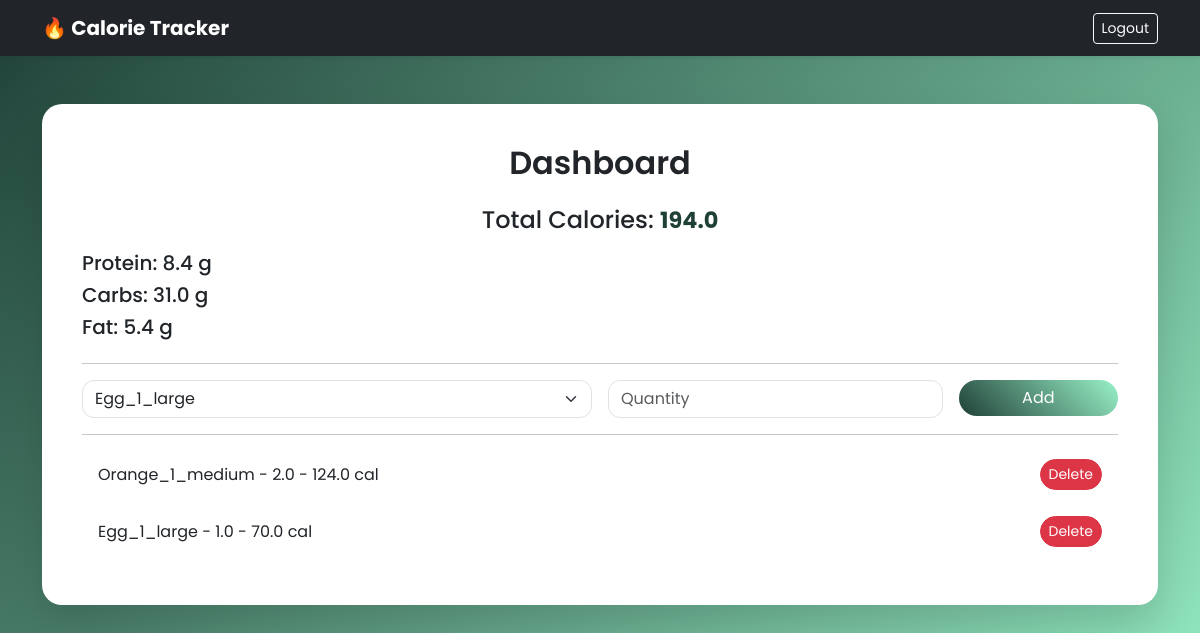
The page /dashboard (signed in) on the database its author committed.
### app.py (models this page shows)
class Meal(db.Model):
    id = db.Column(db.Integer, primary_key=True)
    quantity = db.Column(db.Float, nullable=False)
    user_id = db.Column(db.Integer, db.ForeignKey("user.id"), nullable=False)
    food_id = db.Column(db.Integer, db.ForeignKey("food.id"), nullable=False)
    food = db.relationship("Food")

class Food(db.Model):
    id = db.Column(db.Integer, primary_key=True)
    name = db.Column(db.String(100), unique=True, nullable=False)
    calories = db.Column(db.Integer, nullable=False)
    protein = db.Column(db.Float, nullable=False)
    carbs = db.Column(db.Float, nullable=False)
    fat = db.Column(db.Float, nullable=False)

### app.py (the view, shortened to what this page needs)
@app.route("/dashboard", methods=["GET", "POST"])
@login_required
def dashboard():
    meals = Meal.query.filter_by(user_id=current_user.id).all()
    foods = Food.query.all()
    total_calories = 0
    total_protein = 0
    total_carbs = 0
    total_fat = 0
    for meal in meals:
        total_calories += meal.food.calories * meal.quantity
        total_protein += meal.food.protein * meal.quantity
        total_carbs += meal.food.carbs * meal.quantity
        total_fat += meal.food.fat * meal.quantity
    return render_template(
        "dashboard.html",
        meals=meals,
        foods=foods,
        total_calories=total_calories,
        total_protein=total_protein,
        total_carbs=total_carbs,
        total_fat=total_fat
    )

### app.py (called while the page is built)
@login_manager.user_loader
def load_user(user_id):
    return User.query.get(int(user_id))

### templates/dashboard.html (shortened to what this page needs)
{% extends "base.html" %}
{% block content %}
<div class="card main-card">
    <h2 class="text-center mb-4">Dashboard</h2>
    <h4 class="text-center mb-3">
           Total Calories:
        <span class="total-calories">{{ total_calories }}</span>
    </h4>
    <h5>Protein: {{ total_protein }} g</h5>
<h5>Carbs: {{ total_carbs }} g</h5>
<h5>Fat: {{ total_fat }} g</h5>
    <hr>
    <form method="POST" class="row g-3">
        <div class="col-md-6">
            <select name="food_id" class="form-select">
                {% for food in foods %}
                    <option value="{{ food.id }}">{{ food.name }}</option>
                {% endfor %}
            </select>
        </div>
        <div class="col-md-4">
            <input type="number" name="quantity" class="form-control" placeholder="Quantity">
        </div>
        <div class="col-md-2">
            <button class="btn btn-primary w-100">Add</button>
        </div>
    </form>
    <hr>
    <ul class="list-group">
    {% for meal in meals %}
        <li class="list-group-item d-flex justify-content-between align-items-center">
            {{ meal.food.name }} -
            {{ meal.quantity }} -
            {{ meal.food.calories * meal.quantity }} cal
            <a href="{{ url_for('delete_meal', meal_id=meal.id) }}"
               class="btn btn-sm btn-danger">
                Delete
            </a>
        </li>
    {% endfor %}
</ul>
</div>
{% endblock %}

### templates/base.html (shortened to what this page needs)
<!DOCTYPE html>
<html>
<head>
    <link href="https://cdn.jsdelivr.net/npm/bootstrap@5.3.2/dist/css/bootstrap.min.css" rel="stylesheet">
    <link rel="stylesheet" href="{{ url_for('static', filename='css/style.css') }}">
</head>
<body>
    <nav class="navbar navbar-expand-lg navbar-dark bg-dark shadow-sm">
      <div class="container">
        <span class="navbar-brand fw-bold">🔥 Calorie Tracker</span>
        {% if current_user.is_authenticated %}
            <a href="{{ url_for('logout') }}" class="btn btn-outline-light btn-sm">
                Logout
            </a>
        {% endif %}
      </div>
    </nav>
    <div class="container mt-5">
        {% block content %}
        {% endblock %}
    </div>
</body>
</html>

### static/css/style.css (style rules this page uses)
body { background: linear-gradient(135deg, #1f4037, #99f2c8); min-height: 100vh; font-family: 'Poppins', sans-serif; }
.main-card { border: none; border-radius: 20px; padding: 40px; box-shadow: 0 20px 40px rgba(0, 0, 0, 0.15); }
h2 { font-weight: 600; }
.total-calories { font-weight: bold; font-size: 1.4rem; color: #1f4037; }
.list-group-item { border: none; border-radius: 12px; margin-bottom: 10px; transition: 0.3s ease; }
.btn-primary { background: linear-gradient(45deg, #1f4037, #99f2c8); border: none; border-radius: 30px; }
.btn-danger { border-radius: 20px; }
.form-control, .form-select { border-radius: 12px; }

### rows shown on the page
Meal: food.name "Orange_1_medium", quantity "2.0", meal.food.calories*meal.quantity "124.0"
Meal: food.name "Egg_1_large", quantity "1.0", meal.food.calories*meal.quantity "70.0"

### other values the page prints
{{ total_calories }} "194.0"
{{ total_protein }} "8.4"
{{ total_carbs }} "31.0"
{{ total_fat }} "5.4"
form field food_id "Egg_1_large"
